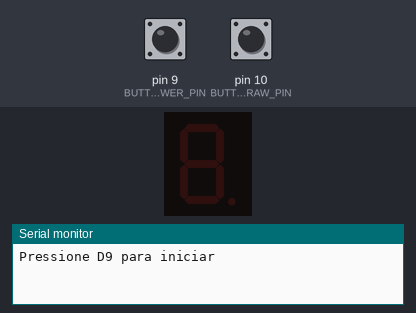
The sketch below on a simulated Arduino Uno, built with avr-gcc and run on an emulated ATmega328P. Parts: 1-digit seven-segment display, the last lines printed to the serial monitor. Wiring (inferred from the names in the program): 1-digit 7-segment display, segments lit when HIGH: segments pin 2, pin 3, pin 4, pin 5, pin 6, pin 7, pin 8. The test bench sets the inputs (shaded band); at power-on: pin 9 (BUTTON_POWER_PIN) HIGH, pin 10 (BUTTON_DRAW_PIN) HIGH. Random numbers use the default seed unless the sketch sets one; the segment pins are drawn as the display they are named for.

Above: at 1.2 s.
1.3 s: pin 9 (BUTTON_POWER_PIN) pulled LOW for 0.15 s
At 3.18 s:
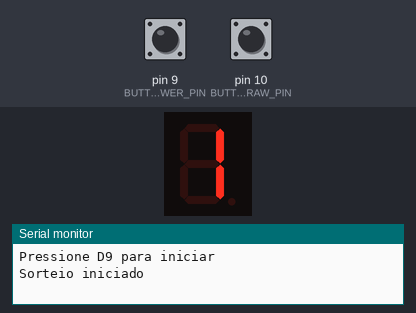
4.3 s: pin 10 (BUTTON_DRAW_PIN) pulled LOW for 0.15 s
5.9 s: pin 9 (BUTTON_POWER_PIN) pulled LOW for 1 s
At 7.1 s:
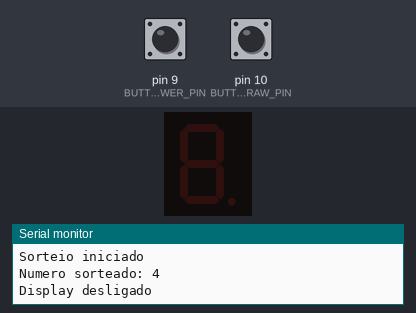
8.4 s: pin 9 (BUTTON_POWER_PIN) pulled LOW for 3.2 s
At 10.8 s:
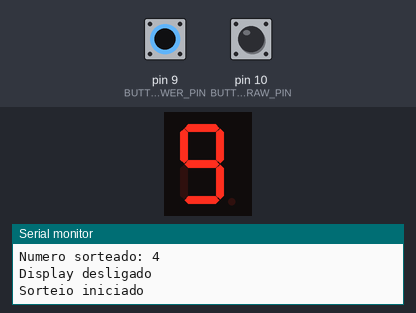

Measured:
- after the input at 1.3 s, the display: first changes at once (image 1 shows a later state)
- after the input at 5.9 s, the display: changes at once (image 2)
- after the input at 8.4 s, the display: changes at once (image 3)

The sketch:

sorteador_7_segmentos.ino
```cpp
/*
  SORTEADOR DE NUMEROS (0 A 9)
  Arduino Uno, display catodo comum e dois botoes.
  Segmentos A-G: pinos D2 a D8, cada um com resistor de 220-330 ohms.
  Botao INICIAR/DESLIGAR: D9 -> botao -> GND.
  Botao SORTEAR/PARAR: D10 -> botao -> GND.
*/
#include <Arduino.h>
const uint8_t SEGMENT_PINS[7] = {2, 3, 4, 5, 6, 7, 8};
const uint8_t BUTTON_POWER_PIN = 9;
const uint8_t BUTTON_DRAW_PIN = 10;
const bool COMMON_ANODE = false;
const unsigned long ANIMATION_INTERVAL_MS = 65UL;
const unsigned long DEBOUNCE_MS = 30UL;

// Bits 0..6 = segmentos A..G
const uint8_t DIGIT_MASKS[10] = {
  0b00111111, // 0
  0b00000110, // 1
  0b01011011, // 2
  0b01001111, // 3
  0b01100110, // 4
  0b01101101, // 5
  0b01111101, // 6
  0b00000111, // 7
  0b01111111, // 8
  0b01101111  // 9
};

enum State { OFF, ANIMATING, RESULT };
State state = OFF;
uint8_t currentDigit = 0;
unsigned long lastAnimationTime = 0;

struct Button {
  uint8_t pin;
  bool lastRaw;
  bool stable;
  unsigned long changedAt;
};
Button powerButton = {BUTTON_POWER_PIN, HIGH, HIGH, 0};
Button drawButton = {BUTTON_DRAW_PIN, HIGH, HIGH, 0};

void writeSegment(uint8_t index, bool illuminated) {
  const bool outputHigh = COMMON_ANODE ? !illuminated : illuminated;
  digitalWrite(SEGMENT_PINS[index], outputHigh ? HIGH : LOW);
}

void clearDisplay() {
  for (uint8_t i = 0; i < 7; ++i) writeSegment(i, false);
}

void displayDigit(uint8_t digit) {
  if (digit > 9) return;
  for (uint8_t i = 0; i < 7; ++i) {
    const bool on = (DIGIT_MASKS[digit] & (1 << i)) != 0;
    writeSegment(i, on);
  }
}

void onPowerPressed() {
  if (state == OFF) {
    state = ANIMATING;
    currentDigit = (uint8_t) random(0, 10);
    displayDigit(currentDigit);
    lastAnimationTime = millis();
    Serial.println(F("Sorteio iniciado"));
  } else {
    state = OFF;
    clearDisplay();
    Serial.println(F("Display desligado"));
  }
}

void onDrawPressed() {
  if (state != ANIMATING) return;
  currentDigit = (uint8_t) random(0, 10);
  state = RESULT;
  displayDigit(currentDigit);
  Serial.print(F("Numero sorteado: "));
  Serial.println(currentDigit);
}

// Debounce sem delay: gera um evento somente por pressionamento.
bool pressed(Button &button, unsigned long now) {
  const bool raw = digitalRead(button.pin);
  if (raw != button.lastRaw) {
    button.lastRaw = raw;
    button.changedAt = now;
  }
  if ((unsigned long)(now - button.changedAt) >= DEBOUNCE_MS
      && raw != button.stable) {
    button.stable = raw;
    if (raw == LOW) return true;
  }
  return false;
}

void setup() {
  Serial.begin(9600);
  for (uint8_t i = 0; i < 7; ++i) pinMode(SEGMENT_PINS[i], OUTPUT);
  clearDisplay();

  pinMode(BUTTON_POWER_PIN, INPUT_PULLUP);
  pinMode(BUTTON_DRAW_PIN, INPUT_PULLUP);
  powerButton.lastRaw = powerButton.stable = digitalRead(BUTTON_POWER_PIN);
  drawButton.lastRaw = drawButton.stable = digitalRead(BUTTON_DRAW_PIN);
  powerButton.changedAt = drawButton.changedAt = millis();
  randomSeed(((unsigned long)analogRead(A0) << 16) ^ micros());
  Serial.println(F("Pressione D9 para iniciar"));
}

void loop() {
  const unsigned long now = millis();
  if (pressed(powerButton, now)) onPowerPressed();
  if (pressed(drawButton, now)) onDrawPressed();

  if (state == ANIMATING
      && (unsigned long)(now - lastAnimationTime) >= ANIMATION_INTERVAL_MS) {
    lastAnimationTime = now;
    currentDigit = (uint8_t)random(0, 10);
    displayDigit(currentDigit);
  }
}
```
